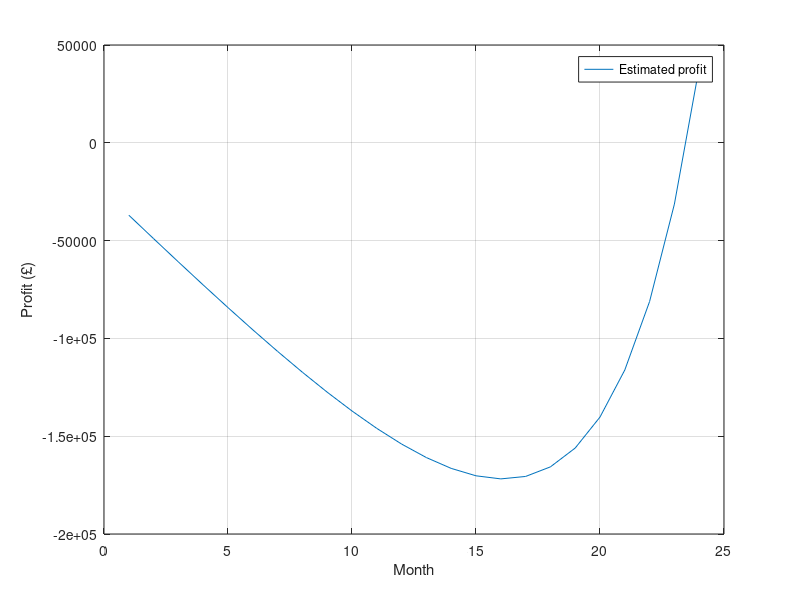

The MATLAB source for this figure:
clear;

tools = 5000;
server = 15000;
extra = 5000;

oneoff = tools + server + extra;

% -------------------------------------------------

devicesO = 10;
devicesE = 0;
transactionspm = 10;
transactioncost = 0.1;
salarypm = 15000;

% -------------------------------------------------

numcompanies = 10;
numdevicesO = 10;
pricedeviceS = 50;
pricedeviceM = 20;
transactionprice = 0.15;

% --------------------------------------------------

ongoing = (transactioncost*devicesE*transactionspm) + (pricedeviceM*devicesO*numcompanies) + salarypm;
revenue = (numcompanies*pricedeviceS*numdevicesO) + (transactionspm*transactionprice*devicesE);
for i = 1:23
    ongoing = [ongoing; (transactioncost*devicesE*transactionspm) + (pricedeviceM*devicesO*numcompanies) + salarypm];
    revenue = [revenue; (numcompanies*pricedeviceS*numdevicesO) + (transactionspm*transactionprice*devicesE)];
    devicesE = devicesE + numcompanies*devicesO;
    numcompanies = numcompanies*(1+i/70);
end

profit = cumsum(revenue-ongoing)-oneoff;
% plot(ongoing)
% figure
% plot(revenue)
% figure
plot(profit)
grid on
xlabel('Month')
ylabel('Profit (£)')
legend('Estimated profit')
% hold on
% scatter(0,oneoff)
